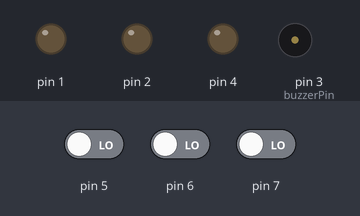
Recording of a sketch running on a simulated Arduino Uno, built with avr-gcc and run on an emulated ATmega328P. Shown: output pins drawn as LEDs (lit = HIGH), buzzer (waves = sounding). The inputs (shaded band) are chosen by the test bench; at power-on: pin 7 LOW, pin 5 LOW, pin 6 LOW. Random numbers use the default seed unless the sketch sets one.

Above: at 1.9 s.
2.0 s: pin 7 driven HIGH
At 2.27 s:
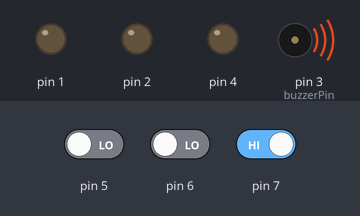
5.0 s: pin 7 driven LOW
Timing chart, 0 to 8.0 s (numbered marks = the images above; inputs shaded):
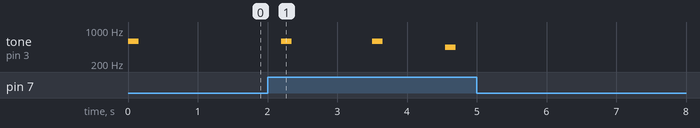

The sketch:

FinalProjectSimon.ino
```cpp
// number of rounds
const int ROUNDS = 3;
int randomSequence[ROUNDS];
int userSequence[ROUNDS];
int level = 1;

// tone variables
const int buzzerPin = 3;
unsigned int redTone = 440;
unsigned int yellowTone = 784;
unsigned int blueTone = 587;
unsigned int greenTone = 880;
unsigned int errorTone1 = 250;
unsigned int errorTone2 = 150;
unsigned long toneDuration = 150;
unsigned long errorDuration = 250;

// light variables/arrays
const int NUM_LIGHTS = 4;
const int ledPin[NUM_LIGHTS] = {12, 11, 10, 9};

// game speed
int velocity = 900;
unsigned long blinkTime = 200;
unsigned long blinkTime2 = 400;
bool gameOver;

// function declarations
void MypinMode(uint8_t pin, bool isOutput);
void MydigitalWrite(uint8_t pin, bool isOn);
bool MydigitalRead(uint8_t pin);
void Mydelay(unsigned long ms);
void delayOneMs();

int generateRandSequence();
void showRandSequence();
void getUserSequence();
void incorrectSequence();
void correctSequence();

// delay variables
unsigned int ticks = 0;
int pin;
bool delayFlag = false;

void setup()
{
  // set button input pins
  for(int i = 4; i < 8; i++)
  {
    MypinMode(i, INPUT);
  }

  // set led output pins
  for(int i = 9; i < 13; i++)
  {
    MypinMode(i, OUTPUT);
  }

  // set buzzer output pin
  MypinMode(buzzerPin, OUTPUT);

  // turn all leds off
  for(int i = 9; i < 13; i++)
  {
    MydigitalWrite(i, LOW);
  }
}

void loop()
{
  // game starts when program is run or arduino is reset
  do
  {
    // if user is starting the game
    if (level == 1)
    {
      // generaten a random sequence
      generateRandSequence();
    }

    // if button has not been pressed or player is winning
    if (MydigitalRead(4) == LOW || level != 1)
    {
      showRandSequence();    //show the random sequence
      getUserSequence();     //wait for the user to input their sequence
    }
  }
  while(gameOver = false);
}

int generateRandSequence()
{
  // analog reading an unconnected pin ensures random values
  randomSeed(analogRead(A0));

  // create random values based on the number of rounds specified in the ROUNDS variable
  for (int i = 0; i < ROUNDS; i++)
  {
    // randomly generates values of pin number 9-12
    randomSequence[i] = round(random(9, 13));
  }
}

void showRandSequence()
{
  // turn all leds off
  for(int i = 9; i < 13; i++)
  {
    MydigitalWrite(i, LOW);
  }

  // play corresponding led tone
  for (int i = 0; i < level; i++)
  {
    if (randomSequence[i] == 9)
    {
      // play green tone
      Mytone(buzzerPin, greenTone, toneDuration);
      Mydelay(.568);
      Mytone(buzzerPin, greenTone, toneDuration);
    }
    else if (randomSequence[i] == 10)
    {
      // play yellow tone
      Mytone(buzzerPin, yellowTone, toneDuration);
      Mydelay(.638);
      Mytone(buzzerPin, yellowTone, toneDuration);
    }
    else if (randomSequence[i] == 11)
    {
      // play red tone
      Mytone(buzzerPin, redTone, toneDuration);
      Mydelay(1.136);
      Mytone(buzzerPin, redTone, toneDuration);
    }
    else if (randomSequence[i] == 12)
    {
      // play blue tone
      Mytone(buzzerPin, blueTone, toneDuration);
      Mydelay(.851);
      Mytone(buzzerPin, blueTone, toneDuration);
    }
    // blink corresponding led
    MydigitalWrite(randomSequence[i], HIGH);
    Mydelay(velocity);
    MydigitalWrite(randomSequence[i], LOW);
    Mydelay(blinkTime);
    noTone(buzzerPin);
   }
}

void getUserSequence()
{
  int flag = 0; // flag indicates if sequence is correct

  // user's sequence will take on values up to the level number
  for (int i = 0; i < level; i++)
  {
    // flag is init
    flag = 0;

    while(flag == 0)
    {
      // if green button is pushed
      if (MydigitalRead(4) == HIGH)
      {
        // turn on green led
        MydigitalWrite(9, HIGH);
        // set user's input sequence
        userSequence[i] = 9;
        flag = 1;
        Mydelay(200);
        // if user input is incorrect
        if (userSequence[i] != randomSequence[i])
        {
          // game over
          incorrectSequence();
          return;
        }
        else
        {
          // play green tone
          Mytone(buzzerPin, greenTone, toneDuration);
          Mydelay(.568);
          Mytone(buzzerPin, greenTone, toneDuration);
          Mydelay(300);
        }
        // turn off green led
        MydigitalWrite(9, LOW);
      }

      // if yellow button is pressed
      if (MydigitalRead(5) == HIGH)
      {
        // turn on yellow led
        MydigitalWrite(10, HIGH);
        userSequence[i] = 10;
        flag = 1;
        Mydelay(300);
        // if user input is incorrect
        if (userSequence[i] != randomSequence[i])
        {
          // game over
          incorrectSequence();
          return;
        }
        else
        {
          // play yellow tone
          Mytone(buzzerPin, yellowTone, toneDuration);
          Mydelay(.638);
          Mytone(buzzerPin, yellowTone, toneDuration);
          Mydelay(300);
        }
        // turn off yellow led
        MydigitalWrite(10, LOW);
      }

      // if red button is pushed
      if (MydigitalRead(6) == HIGH)
      {
        // turn on red led
        MydigitalWrite(11, HIGH);
        userSequence[i] = 11;
        flag = 1;
        Mydelay(200);
        // if user input is incorrect
        if (userSequence[i] != randomSequence[i])
        {
          // game over
          incorrectSequence();
          return;
        }
        else
        {
          // play red tone
          Mytone(buzzerPin, redTone, toneDuration);
          Mydelay(1.136);
          Mytone(buzzerPin, redTone, toneDuration);
          Mydelay(300);
        }
        // turn off red led
        MydigitalWrite(11, LOW);
      }

      // if blue button is pushed
      if (MydigitalRead(7) == HIGH)
      {
        // turn on blue led
        MydigitalWrite(12, HIGH);
        userSequence[i] = 12;
        flag = 1;
        Mydelay(200);
        // if user input is incorrect
        if (userSequence[i] != randomSequence[i])
        {
          // game over
          incorrectSequence();
          return;
        }
        else
        {
          // play blue tone
          Mytone(buzzerPin, blueTone, toneDuration);
          Mydelay(.851);
          Mytone(buzzerPin, blueTone, toneDuration);
          Mydelay(300);
        }
        // turn off blue led
        MydigitalWrite(12, LOW);
      }
      noTone(buzzerPin);
    }
  }
  correctSequence();
}

// game over
void incorrectSequence()
{
  // plays error tone
  Mytone(buzzerPin, errorTone1, errorDuration);
  Mydelay(250);
  Mytone(buzzerPin, errorTone2, errorDuration);

  // turn off all leds
  for(int i = 9; i < 13; i++)
  {
    MydigitalWrite(i, LOW);
  }

  // wait indefinitely until program is reset on arduino board
  for(int i = 0; i < 10; )
  {
    i++;
    i--;
  }
}

void correctSequence()
{
  // delay so the rounds are easily recognized
  Mydelay(1000);

  // turn all leds off
  for(int i = 9; i < 13; i++)
  {
    MydigitalWrite(i, LOW);
  }

  // check if there are more rounds to be played
  if (level < ROUNDS)
  {
    // increase the level
    level++;
  }
  else if (level = ROUNDS)
  {
    for (int j = 0; j < 1; )
    {
      // start indefinitely long led chase until program is reset on arduino board
      for (int i = 9; i < 13; i++)
      {
        MydigitalWrite(i, HIGH);
        Mydelay(100);
        MydigitalWrite(i, LOW);
      }
    }
  }
  // increase the velocity of the game
  velocity -= 50;
}

void MypinMode(uint8_t pin, bool isOutput)
{
  if(pin < 8)
  {
    char mask = 1 << pin;
    if(isOutput == 1)
    {
      DDRD |= mask;
    }
    else
    {
      DDRD &= ~mask;
    }
  }
  else
  {
    pin = pin - 8;
    char mask = 1 << pin;
    if(isOutput == 1)
    {
      DDRD |= mask;
    }
    else
    {
      DDRB &= ~mask;
    }
  }
}

void MydigitalWrite(uint8_t pin, bool isOn)
{
  if(pin < 8)
  {
    if(isOn == 1)
    {
      PORTD |= 1 << pin;
    }
    else
    {
      PORTD &= ~(1 << pin);
    }
  }
  else
  {
    {
      pin = pin - 8;
    }
    if(isOn == 1)
    {
      PORTB |= 1 << pin;
    }
    else
    {
      PORTB &= ~(1 << pin);
    }
  }
}

bool MydigitalRead(uint8_t pin)
{
  bool isOn = false;
  if(pin < 8)
  {
    isOn = (PIND & (1 << pin)) >> pin;
  }
  else
  {
    isOn = (PINB & (1 << (pin - 8))) >> (pin - 8);
  }
  return isOn;
}

// delays one milliseconds
void delayOneMs()
{
  uint8_t oldSREG = SREG;
  cli();
  TCNT0 = 0x06;
  TCCR0A = 0x00;
  TCCR0B = 0x03;

  while((TIFR0 & 0x01) == 0);

  TCCR0B = 0x00;

  TIFR0 = 0x1;

  SREG = oldSREG;
}

void Mydelay(unsigned long ms)
{
  // calls 1ms delay x amount of times
  for(int i = 0; i < ms; i++)
  {
    delayOneMs();
  }
}

void Mytone(int pin, unsigned int freq, unsigned long ms)
{
  tone(pin, freq, ms);
}
```

Measured:
- after the input at 2.0 s, tone on pin 3 (buzzerPin): plays 587 Hz for 0.15 s, 587 Hz for 0.15 s, 440 Hz for 0.15 s, starting after 0.20 s
- after the input at 5.0 s, every drawn part: stays the same
